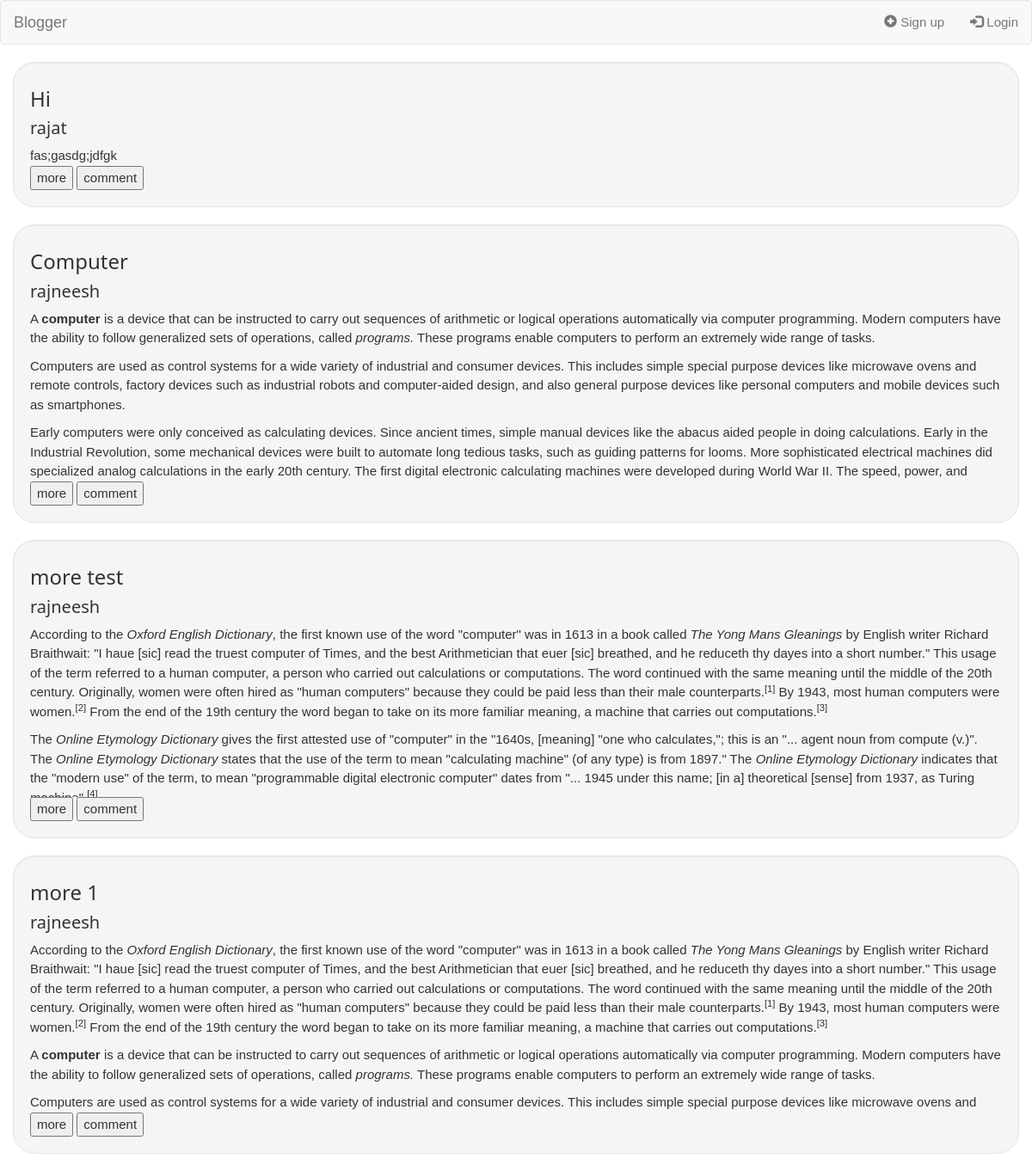
The page / on the database its author committed.
### tables this page shows
CREATE TABLE blog_detail (
    blog_id integer PRIMARY KEY AUTOINCREMENT,
    user_name text NOT NULL,
    title text NOT NULL,
    content text NOT NULL,
    date text NOT NULL,
    published BOOLEAN NOT NULL,
    FOREIGN KEY (user_name) 
    REFERENCES user_details (username));

### app/__init__.py (the view)
@app.route('/')
def index():
   blogs_sent = dbHandler.getAll()
   if 'username' in session:
       return render_template("index.html", logged_in = True,  username=session['username'], blogs=blogs_sent)
   else:
       return render_template("index.html", logged_in = False,  username=None, blogs=blogs_sent)

### app/models.py (called while the page is built)
def getAll():
  msg = "Records were fetched successfully"
  try:
    with sql.connect("database.db") as con:
      con.row_factory = sql.Row
      cur = con.cursor()
      cur.execute("select * from blog_detail WHERE published = 1 ORDER BY date ASC")
      rows = cur.fetchall()
      user=[]
      for row in rows:
           user.append(row)
      return (user)
  except:
      print "connection failed"
      return ([], "connection failed")

### app/templates/index.html (shortened to what this page needs)
{%extends 'base.html' %}
{% block nav_right %}
    {%if logged_in %}
      <li><a href="/admin"><span class="glyphicon glyphicon-user"></span> {{username}}</a></li>
    {%else%}
    <li><a href="/register"><span class="glyphicon glyphicon-plus-sign"></span> Sign up</a></li>
      <li><a href="/login"><span class="glyphicon glyphicon-log-in"></span> Login</a></li>
    {%endif%}
{% endblock %}
{%block content%}
{%if logged_in%}
<div class="container">
  <div class="row content">
  {% for post in blogs %}
    <hr>
    <!-- <h2>{{post.title}}</h2>
    <h5><span class="glyphicon glyphicon-time"></span>{{post.date}}</h5>
    <p id='blog{{post.blog_id}}' style="overflow:hidden;max-height: 100px;display: block;">{{post.content | safe }}</p>
    <button class="btn btn-secondary"onClick="{if(this.textContent=='more'){document.getElementById('blog{{post.blog_id}}').style.maxHeight='none';this.textContent='less';}else{document.getElementById('blog{{post.blog_id}}').style.maxHeight='300px';this.textContent='more';}}" >more</button> -->
    <h3>{{ post.title }}</h3>
    <h4>{{ post.user_name }}</h4>
    <div id='blog{{post.blog_id}}' style="display:block;max-height:300px; overflow: hidden;">{{ post.content | safe }}</div>
<script>
  if(document.getElementById('blog{{post.blog_id}}').offsetHeight>280)
      document.write("<button onClick=\"{if(this.textContent=='more'){document.getElementById('blog{{post.blog_id}}').style.maxHeight='none';this.textContent='less';}else{document.getElementById('blog{{post.blog_id}}').style.maxHeight='300px';this.textContent='more';}}\" >more</button>");
</script>
<button id='comment' onclick="{var div =document.getElementById('comment{{post.blog_id}}');if(div.style.display=='none'){div.style.display='block';get_comment('{{post.blog_id}}')}else{div.style.display='none'}}">comment</button>
<div style="display:none;" id='comment{{post.blog_id}}'>
</div>
    <br><br>
  {% endfor %}
  </div>
  </div>{%else%}
  <div class="container">
  <div class="row content">
  {% for post in blogs %}
  <div id="initial" class="well">
        <h3><a href="/blog/{{post.blog_id}}"> {{ post.title }}</a></h3>
        <h4>{{ post.user_name }}</h4>
        <div id='blog{{post.blog_id}}' style="display:block;max-height:200px; overflow: hidden;">{{ post.content | safe }}</div>
    <button onClick="{if(this.textContent=='more'){document.getElementById('blog{{post.blog_id}}').style.maxHeight='none';this.textContent='less';}else{document.getElementById('blog{{post.blog_id}}').style.maxHeight='200px';this.textContent='more';}}" >more</button>
    <button id='comment' onclick="{var div =document.getElementById('comment{{post.blog_id}}');if(div.style.display=='none'){div.style.display='block';get_comment('{{post.blog_id}}')}else{div.style.display='none'}}">comment</button>
</div>
  {% endfor %}
  </div>
  </div>
{%endif%}
{% endblock %}

### app/static/main.css (style rules this page uses)
.row.content { height: fit-content }
body { background-image: "./background.png"; }
#initial { border-radius: 25px; -moz-animation: fadein 2s; animation: fadein 2s; }

### app/static/css/w3.css (style rules this page uses)
html { box-sizing:border-box }
*,*:before,*:after { box-sizing:inherit }
html { -ms-text-size-adjust:100%;-webkit-text-size-adjust:100% }
body { margin:0 }
a { background-color:transparent;-webkit-text-decoration-skip:objects }
sub,sup { font-size:75%;line-height:0;position:relative;vertical-align:baseline }
sup { top:-0.5em }
button,input,select,textarea { font:inherit;margin:0 }
button,input { overflow:visible }
button,select { text-transform:none }
button,html [type=button],[type=reset],[type=submit] { -webkit-appearance:button }
html,body { font-family:Verdana,sans-serif;font-size:15px;line-height:1.5 }
html { overflow-x:hidden }
h3 { font-size:24px }
h4 { font-size:20px }
h1,h2,h3,h4,h5,h6 { font-family:"Segoe UI",Arial,sans-serif;font-weight:400;margin:10px 0 }
a { color:inherit }

### rows shown on the page
blog_detail: title "Hi", user_name "rajat", content "fas;gasdg;jdfgk"
blog_detail: title "Computer", user_name "rajneesh", content "A computer is a device that can be instructed to carry out sequences of arithmetic or logical operations automatically via computer programming . Modern computers have the ability to follow generalized sets of operations, called programs . These programs enable computers to perform an extremely wide range of tasks. Computers are used as control systems for a wide variety of industrial and consumer devices . This includes simple special purpose devices like microwave ovens and remote controls , factory devices such as industrial robots and computer-aided design , and also general purpose devices like personal computers and mobile devices such as smartphones . Early computers were only…"
blog_detail: title "more test", user_name "rajneesh", content "According to the Oxford English Dictionary , the first known use of the word \"computer\" was in 1613 in a book called The Yong Mans Gleanings by English writer Richard Braithwait: \"I haue [sic] read the truest computer of Times, and the best Arithmetician that euer [sic] breathed, and he reduceth thy dayes into a short number.\" This usage of the term referred to a human computer , a person who carried out calculations or computations. The word continued with the same meaning until the middle of the 20th century. Originally, women were often hired as \"human computers\" because they could be paid less than their male counterparts. [1] By 1943, most human computers were women. [2] From the end…"
blog_detail: title "more 1", user_name "rajneesh", content "According to the Oxford English Dictionary , the first known use of the word \"computer\" was in 1613 in a book called The Yong Mans Gleanings by English writer Richard Braithwait: \"I haue [sic] read the truest computer of Times, and the best Arithmetician that euer [sic] breathed, and he reduceth thy dayes into a short number.\" This usage of the term referred to a human computer , a person who carried out calculations or computations. The word continued with the same meaning until the middle of the 20th century. Originally, women were often hired as \"human computers\" because they could be paid less than their male counterparts. [1] By 1943, most human computers were women. [2] From the end…"
